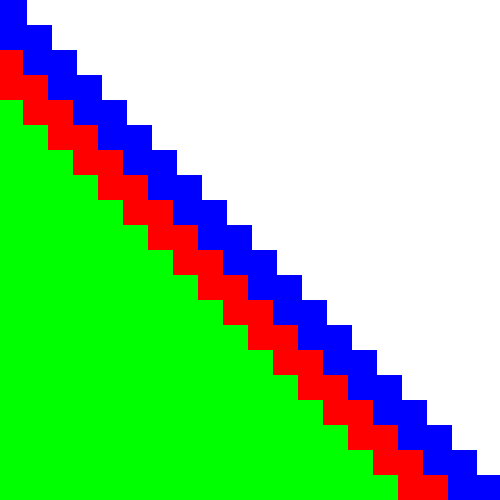
Frame 1 (no input)
Frame 60 (the mouse pressed at the canvas centre just before this capture): identical to frame 1, image omitted
Frame 120 (the mouse held since frame 60 and released just before this capture): identical to frame 1, image omitted

The Processing sketch that drew this single still picture (run headless with seeded random() and noise(); from frame 60 on, the mouse is pressed at the canvas centre):

// Processing sketch: CompSci_02_1
// ── CompSci_02_1.pde
float rectX; 
float rectY = 100; // note that this is different!
float rectWidth;
float rectHeight;
float xSpeed=1;

void setup() {
  size(500, 500);
  background(255);
  fill(0, 0, 255);
  noStroke();
  rectWidth = width/18; 
  background(255);
}

void draw() { 
  for (int i=0; i<500; i+=width/20) {
    fill(0,0,255);
    rectX=i;
    rectY=i;
    rect(rectX, rectY, rectWidth, 500);
  } 
  for (int i=0; i<500; i+=width/20) {
    fill(255,0,0);
    rectX=i;
    rectY=i;
    rect(rectX-54, rectY, rectWidth, 500);
  } 
  for (int i=0; i<500; i+=width/20) {
    fill(0,255,0);
    rectX=i;
    rectY=i;
    rect(rectX-104, rectY, rectWidth, 500);
  } 
  
}
